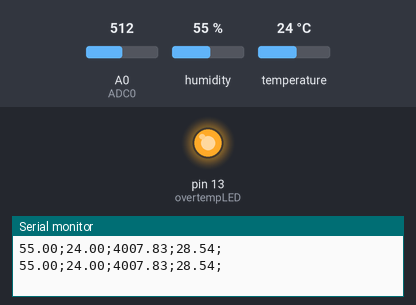
Bench run of a sketch on a simulated Arduino Uno, built with avr-gcc and run on an emulated ATmega328P. Parts: output pins drawn as LEDs (lit = HIGH), the last lines printed to the serial monitor. The inputs (shaded band) are chosen by the test bench; at power-on: A0 (ADC0) = 512, humidity 55 %, temperature 24 °C.

Above: at 4.8 s.
4.9 s: A0 (ADC0) set to 535
7.9 s: A0 (ADC0) set to 563
At 8.9 s:
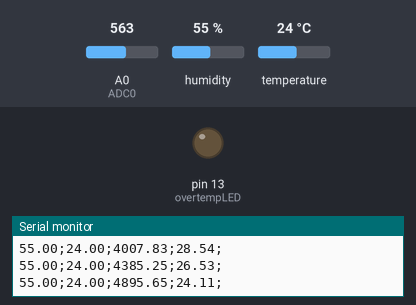
10.9 s: A0 (ADC0) set to 511
At 12.6 s:
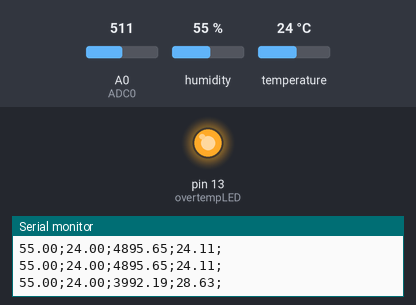
13.9 s: A0 (ADC0) set to 716
At 15.1 s:
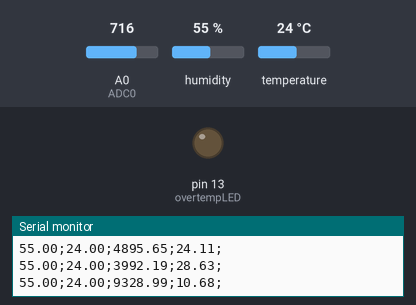
Timing chart, 0 to 16.9 s (numbered marks = the images above; inputs shaded):
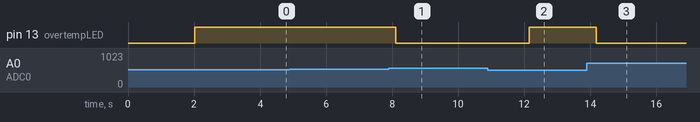

Measured:
- the behaviour switches between 552 and 553 on A0 (ADC0) (found by bisection; images 0 and 1)
- after the input at 7.9 s, pin 13 (overtempLED): HIGH → LOW after 0.20 s
- after the input at 10.9 s, pin 13 (overtempLED): LOW → HIGH after 1.3 s
- after the input at 13.9 s, pin 13 (overtempLED): HIGH → LOW after 0.28 s

The sketch:

temp_project.ino
```cpp
/*******************************************************************************************
 *******************************************************************************************
 **                                www.bastelgarage.ch                                    **
 ** Der Onlineshop mit Videoanleitungen und kompletten Bausätzen für Anfänger und Profis! **
 *******************************************************************************************
 *******************************************************************************************
 ** Mit diesem einfachen Testprogramm möchten wir dir zeigen wie einfach du mit einem     **
 ** Arduino UNO die Temperatur und Luftfeuchtigkeit eines DHT11 oder DHT22 Sensors        **
 ** auslessen kanns.                                                                      **
 **                                                                                       **
 ** Autor: Philippe Keller                                                                **
 ** Datum: April 2016                                                                     **
 ** Version: 1.1                                                                          **
 ** Edit:                                                                                 **
 ** Morten Kretschmer  Oktober 2021  add capacity/resistance temperature measurement and  **
 **                                  serial output
 * *****************************************************************************************
*/

/************************( Importieren der genutzten Bibliotheken )************************/
#include "DHT.h"
#include "Wire.h"
//#include "LiquidCrystal_I2C.h"

#define DHTPIN 2          // Hier die Pin Nummer eintragen wo der Sensor angeschlossen ist
#define DHTTYPE DHT11     // Hier wird definiert was für ein Sensor ausgelesen wird. In
                          // unserem Beispiel möchten wir einen DHT11 auslesen, falls du
                          // ein DHT22 hast einfach DHT22 eintragen
#define ADC0 0            // Analog pin für ntc
#define ZEROCNK 273.15    // Zero Celsius in Kelvins
#define MAXANALOGREAD 1023.0

#define T0 298.15         // Nenntemperatur des NTC-Widerstands in K
#define R0 4700.0         // Nennwiderstand des NTC-Sensors in Ohm
#define RV 4000.0         // Vorwiderstand in Ohm

/********************************( Definieren der Objekte )********************************/
DHT dht(DHTPIN, DHTTYPE);

/*global var*/
int ADC_value;
float resistance, temp_ntc;
float hum_dht11, temp_dht11;

int overtempLED=13;


/*global funcions*/

void func_overtemp(float temp){
  float overtemp=25; //°C

  if (temp>overtemp) digitalWrite(overtempLED,HIGH);
  if (temp<overtemp) digitalWrite(overtempLED,LOW);

}

float calc_resistance(float VA_VB){
  /*
  VB : Betriebsspannung des Arduino (irgendwo bei ca. 5V)
  RV : Vorwiderstand
  RN : Widerstand des NTC (temperaturabhängig!)
  VA : Spannung am Arduino-Messeingang
  VA_VB : Spannungsverhältnis "Spannung am NTC zu Betriebsspannung"
  Returns:
  RN = Widerstand des NTC (temperaturabhängig!)

  How:
  Dann gilt jeweils das Ohmsche Gesetz (U=R*I):

  VA = RN*I
  VB = (RV+RN)*I |Gleichungen dividieren

  VA/VB= (RN*I)/((RV+RN)*I) |I kürzen

  VA/VB= RN/(RV+RN) |*(RV+RN)

  VA/VB*(RV+RN)= RN |weiter umformen

  RV*VA/VB + RN*VA/VB = RN

  RV*VA/VB = RN - RN*VA/VB

  RV*VA/VB = RN*(1-VA/VB) |:(1-VA/VB)

  RN= RV*VA/VB / (1-VA/VB) ==> Formel für den Widerstand des NTC-Widerstands!

  */
  float RN = RV*VA_VB / (1-VA_VB); // aktueller Widerstand des NTC
  return RN;
}

float temperature_NTCB(float B, float RN){
  /*
  Ermittlung der Temperatur mittels NTC-Widerstand
  Version der Funktion bei gegebener Materialkonstante B
  Erklärung der Parameter:
  RN : Widerstand des NTC (temperaturabhängig!)
  T0 : Nenntemperatur des NTC-Widerstands in K
  R0 : Nennwiderstand des NTC-Sensors in Ohm
  B  : Materialkonstante B
  Returs:
  -------
  Rückgabewert : Temperatur in C
  */

  return (T0 * B) / (B + T0 * log(RN / R0)) -ZEROCNK;
}


void setup() {
  Serial.begin(9600);
  //Serial.println("DHT11 & NHC 4k7 Testprogramm");
  dht.begin();
  pinMode(overtempLED, OUTPUT);
}

void loop() {

  // Wait a few seconds between measurements.
  delay(2000);                     // Hier definieren wir die Verweilzeit die gewartet wird
                                   // bis der Sensor wieder ausgelesen wird. Da der DHT11
                                   // auch ca. 2 Sekunden hat um seine Werte zu aktualisieren
                                   // macht es keinen sinn ihn schneller auszulesen!

  hum_dht11 = dht.readHumidity();     // Lesen der Luftfeuchtigkeit und speichern in die Variable h
  temp_dht11 = dht.readTemperature(); // Lesen der Temperatur in °C und speichern in die Variable t
  ADC_value = analogRead(ADC0);
  resistance = calc_resistance(ADC_value/MAXANALOGREAD); // Calculate resistance

  temp_ntc=temperature_NTCB(4050, resistance);

  // Nun senden wir die gemessenen Werte an den PC dise werden wir im Seriellem Monitor sehen
    Serial.print(hum_dht11);                   // Ausgeben der Luftfeuchtigkeit
    Serial.print(";");
    Serial.print(temp_dht11);                  // Ausgeben der Temperatur
    Serial.print(";");
    Serial.print(resistance);
    Serial.print(";");
    Serial.print(temp_ntc);
    Serial.println(";");
    func_overtemp(temp_ntc);
}
```
